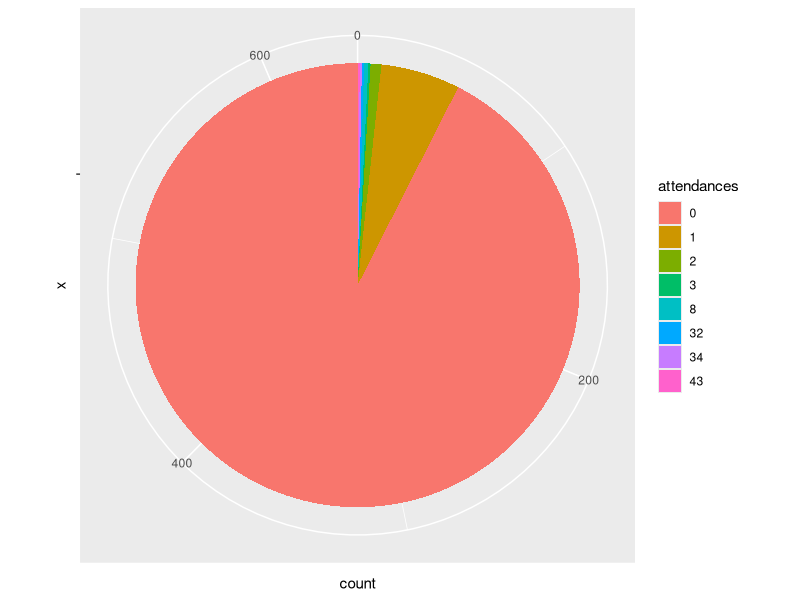

Write the R code that produced this figure. (Note: this script raises an error after producing the figure.)
## ---- chunk 1
explore<-read.csv("in/exploreeast.csv")
dim(explore)
## ---- chunk 2
colnames(explore)
## ---- chunk 3
tail(explore)
## ---- chunk 4
table(explore$meetupsAttended)
## ---- chunk 5
# install.packages("ggplot2") # if error
require(ggplot2)
table(explore$meetupsAttended)/dim(explore)[1] 

visitFrequency<-as.data.frame(table(explore$meetupsAttended))
colnames(visitFrequency)<-c("attendances", "count")

bp<-ggplot(visitFrequency, aes(x="",y=count,fill=attendances))+geom_bar(width=1,stat="identity")
pieAttendences <- bp + coord_polar("y", start=0)

pieAttendences
## ---- chunk 6

# no differences
## ---- chunk 7
sum(explore$RSVPedYes)
## ---- chunk 8
sum(explore$totalRSVPs)
## ---- chunk 9
## install.packages("dplyr") # if error
require(dplyr)

locations<-explore %>% count(location, sort = TRUE)
dim(locations)
write.csv(locations, "out/locationsDetail.csv")
head(locations,11)
## ---- chunk 10
occupation<-explore %>% count(tolower(whatIsYourOccupationTradeProfession), sort = TRUE)
write.csv(occupation, "occupationsDetail.csv")
head(occupation,11)
## ---- chunk 11
dd <- dist(!is.na(explore$whatIsYourOccupationTradeProfession), method="euclidean")
## ---- chunk 12
# explore interests
head(explore$whatAreYourHobbiesInterests)

tail(explore$whatAreYourHobbiesInterests)
## ---- chunk 13
# remove blanks or NA
sum(explore$whatAreYourHobbiesInterests=="")
# 392/641 ~ 57% are empty string
hobbies<-explore$whatAreYourHobbiesInterests[explore$whatAreYourHobbiesInterests!=""]
## ---- chunk 14
# separate by commas
# install.packages("stringr") # if error run this
require(stringr)
hobbiesEach<-tolower(str_trim(unlist(str_split(hobbies,","))))

hobbiesAll<-tolower(str_trim(unlist(str_split(unlist(str_split(unlist(str_split(unlist(str_split(unlist(str_split(unlist(str_split(hobbies,",")),';')),'/+')),'/-')),"and")),"//"))))
hobbiesAll<-hobbiesAll[hobbiesAll!='']

# further clean up, as cannot differenciate between 
which(hobbiesAll=="travelling sightseeing eating out museums art galleries theatre")
hobbiesAll<-c(hobbiesAll,tail(unlist(str_split("travelling sightseeing museums art galleries theatre",' ')),5 ))
hobbiesAll<-c(hobbiesAll, "eating out")
hobbiesAll[495] <- "travelling"

which(hobbiesAll=="walking reading rock cooking")
hobbiesAll[452] <-"walking"
hobbiesAll<-c(hobbiesAll,unlist(str_split("reading rock cooking",' ')))

which(hobbiesAll=="walking theatre eating out")
hobbiesAll[94] <- "eating out"
hobbiesAll<-c(hobbiesAll, "walking", "theatre") 

which(hobbiesAll=="travel cook fashion")
hobbiesAll[155] <-"travel"
hobbiesAll<-c(hobbiesAll, "cook", "fashion")

which(hobbiesAll=="tennis anime")
hobbiesAll[93]<-"tennis"
hobbiesAll<-c(hobbiesAll,"anime")
	
which(hobbiesAll=="reading. writing. travelling.")
hobbiesAll[549] <- "reading"
hobbiesAll<-c(hobbiesAll,"writing","travelling")

which(hobbiesAll=="reading. fitness")
hobbiesAll[29] <- "reading"
hobbiesAll<-c(hobbiesAll,"fitness")

which(hobbiesAll=="cooking creative writing travel")
hobbiesAll[632] <- "reading"
hobbiesAll<-c(hobbiesAll,"creative", "writing", "travel")

which(hobbiesAll=="cooking reading")
hobbiesAll[601] <- "reading"
hobbiesAll<-c(hobbiesAll,"cooking")

write.csv(sort(hobbiesAll),"out/hobbiesAll.csv", row.names=FALSE)
## ---- chunk 15
View(sort(hobbiesAll))
## ---- chunk 16
hobbiesCount<-table(sort(hobbiesAll))

View(sort(hobbiesCount,decreasing=TRUE))
## ---- chunk 17

top15Hobbies<-head(sort(hobbiesCount,decreasing=TRUE),15)

top15Hobbies
## ---- chunk 18
termsTravel<-c("travel in a previous life","travel","travels","travelling","traveling")
length(which(hobbiesAll %in% termsTravel))

termsReading<-c("reading","books","reading books", "a good book!","reading a good articles", "read a lot")
length(which(hobbiesAll %in% termsReading))

termsFood<-c("food","foodie", "eating", "eating out", "good food.", "food & culture")
length(which(hobbiesAll %in% termsFood))

## ---- chunk 19
readingOther<-sum(grepl("read",hobbiesAll))+sum(grepl("book",hobbiesAll))
readingOther
## ---- chunk 20
c(hobbiesAll[grepl("read",hobbiesAll)],hobbiesAll[grepl("book",hobbiesAll)])
## ---- chunk 21
length(which(hobbiesAll %in% termsTravel))/length(hobbiesCount)
hobbiesAll[which(hobbiesAll %in% termsTravel)]
## ---- chunk 22
readingOther/length(hobbiesCount)
# older method length(which(hobbiesAll %in% termsReading))/length(hobbiesCount)
#old set
hobbiesAll[which(hobbiesAll %in% termsReading)]
## ---- chunk 23
( sum(grepl("walking",hobbiesAll))+sum(grepl("hiking",hobbiesAll)) +sum(grepl("explor", hobbiesAll)) ) / length(hobbiesCount)
sum(grepl("walking",hobbiesAll))+sum(grepl("hiking",hobbiesAll))
c(hobbiesAll[grepl("walking",hobbiesAll)],hobbiesAll[grepl("hiking",hobbiesAll)], hobbiesAll[grepl("explor",hobbiesAll)])
## ---- chunk 24
length(which(hobbiesAll %in% termsFood))/length(hobbiesCount)
hobbiesAll[which(hobbiesAll %in% termsFood)]
## ---- chunk 25
( sum(grepl("football",hobbiesAll))+sum(grepl("soccer",hobbiesAll)) ) / length(hobbiesCount)
sum(grepl("football",hobbiesAll))+sum(grepl("soccer",hobbiesAll))
c(hobbiesAll[grepl("football",hobbiesAll)],hobbiesAll[grepl("soccer",hobbiesAll)])
## ---- chunk 26
top15HobDf <- as.data.frame(top15Hobbies)
colnames(top15HobDf) <- c("interests","Frequency")
ggplot(top15HobDf,aes(x=interests, y=Frequency), s)+
  geom_bar(stat="identity", aes(fill=interests )) + ggtitle("Top 15 not aggregated")
## ---- chunk 27
hobbiesAll[grepl("music",hobbiesAll)]
## ---- chunk 28
travelling<-length(which(hobbiesAll %in% termsTravel))
#readingOther # reading <-length(which(hobbiesAll %in% termsReading)) # OLDER
walkingHiking<-sum(grepl("walking",hobbiesAll))+sum(grepl("hiking",hobbiesAll))
food <- length(which(hobbiesAll %in% termsFood))
social<-length(c(hobbiesAll[grepl("social",hobbiesAll)],hobbiesAll[grepl("meeting",hobbiesAll)]))
football<-sum(grepl("football",hobbiesAll))+sum(grepl("soccer",hobbiesAll))

xTop5<-c("travelling","reading", "walkingHiking","food", "football")
yTop5<-c(travelling,readingOther,walkingHiking, food, football)
top5 <- as.data.frame(cbind(x=xTop5,y=yTop5))

bpTop5 <-ggplot(top5, aes(x=x,y=y)) + 
  geom_bar(stat="identity", aes(fill=x), color="black")

bpTop5 + scale_fill_hue() +xlab("interests") + ggtitle("Top 5 Hobbies") +ylab("count")
## ---- chunk 29
termsArt<-c("art","arts","art galleries")
length(which(hobbiesAll %in% termsArt))
## ---- chunk 30
# Want to search for a terms change "coffee" below
term <- "coffee"
hobbiesAll[grepl(term,hobbiesAll)] 

#hobbiesCount<-table(sort(hobbiesAll))

#View(sort(hobbiesCount,decreasing=TRUE))
# last visit common
# lastVisitedGroupOn # CLT
## get max, and min (Today)
## ---- chunk 31
#View(sort(hobbiesAll))
#sort(hobbiesAll)[530]
View(sort(hobbies))
